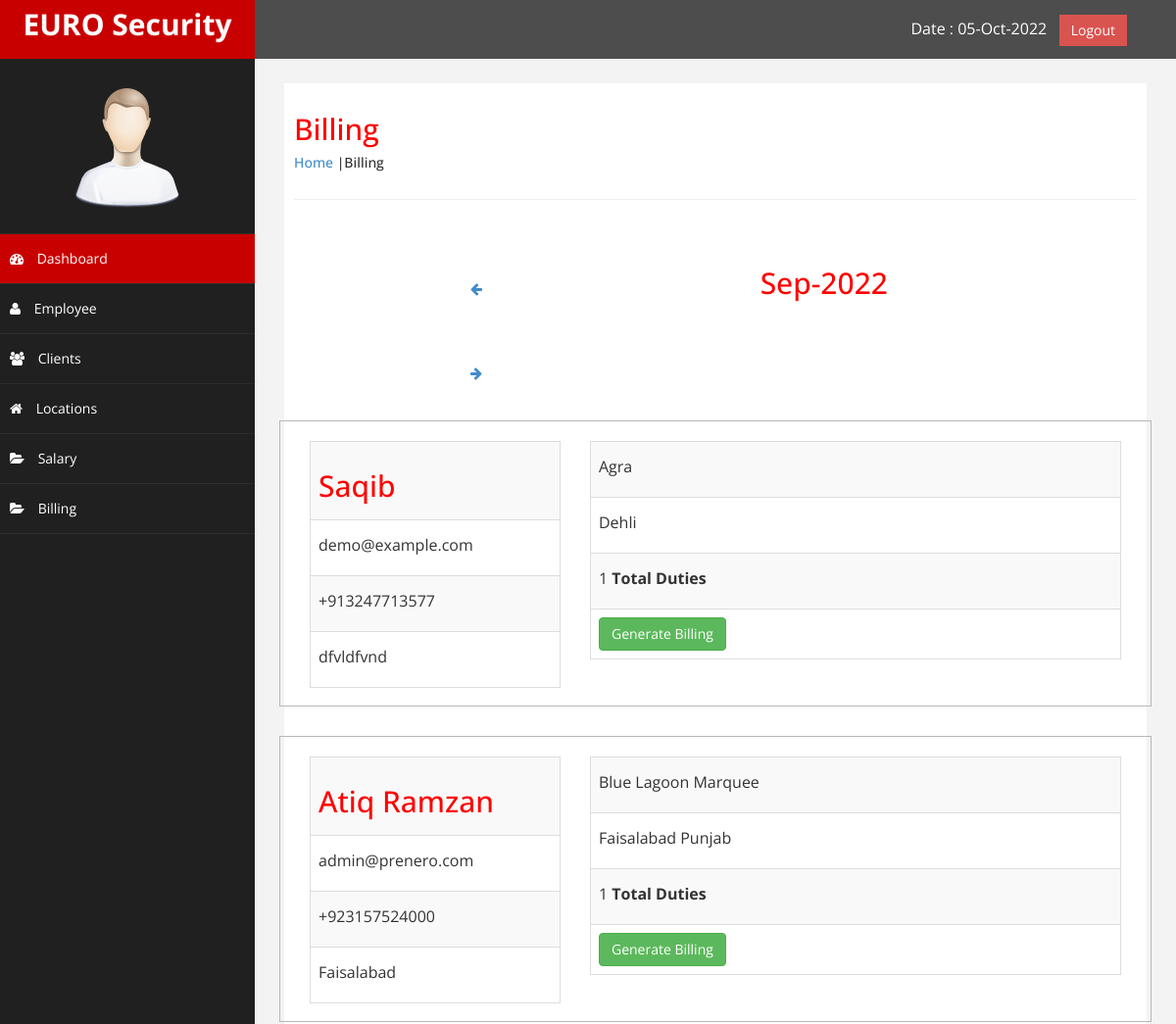
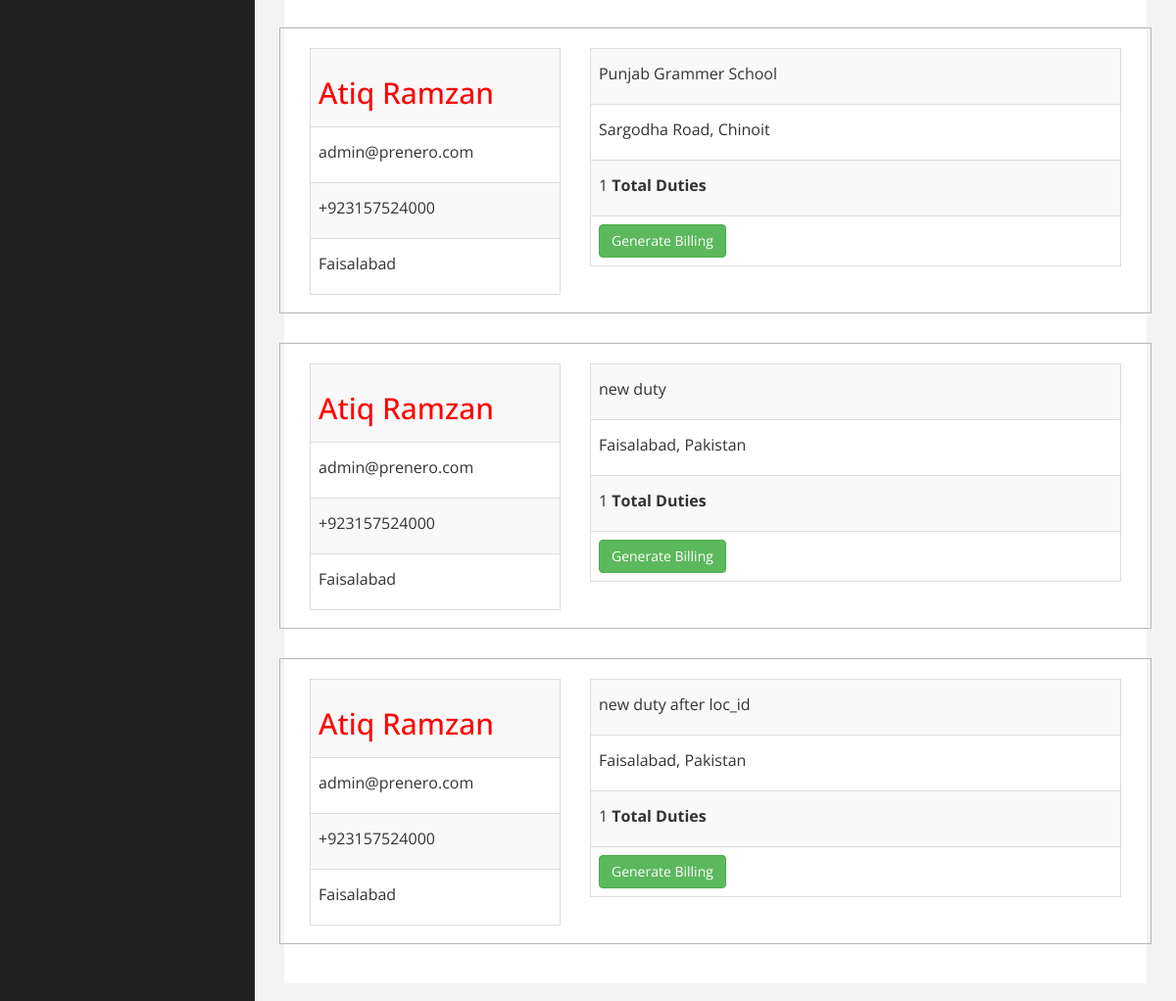
Page /billing.php (signed in) on the committed database (2 pictures, top to bottom).
### tables this page shows
CREATE TABLE `clients` (
  `client_id` int(55) NOT NULL,
  `client_name` varchar(255) NOT NULL,
  `client_email` varchar(255) NOT NULL,
  `client_phone` varchar(255) NOT NULL,
  `password` varchar(255) NOT NULL,
  `other_details` varchar(255) NOT NULL,
  `client_address` varchar(255) NOT NULL,
  `gst_num` varchar(20) NOT NULL,
  `pan_num` varchar(20) NOT NULL,
  `date_added` datetime NOT NULL
);

CREATE TABLE `locations` (
  `loc_id` int(55) NOT NULL,
  `duty_title` varchar(255) NOT NULL,
  `client_id` int(55) NOT NULL,
  `duty_address` varchar(255) NOT NULL,
  `duty_timing` varchar(20) NOT NULL,
  `guard_type` varchar(20) NOT NULL,
  `cost_client` varchar(20) NOT NULL,
  `date_added` date NOT NULL
);

### billing.php (the view, shortened to what this page needs)
<?php
include('config.php');
include ('header.php');
include('sidebar.php');
?>
  <div id="page-wrapper" >
	  <div id="page-inner">
		  <div class="row">
			  <div class="col-md-12">
				  <h2>Billing </h2>
				  <h5><a href="dashboard.php">Home</a> |Billing</h5>
			  </div>
		  </div>
		  <hr />
		  <div class="row">
			  <div class="col-md-12">
				  <ul class="area_arrow">
				  <li> <a href="#"><i class="fa fa-arrow-left" aria-hidden="true"></i> </a> </li>
					  <li>  <h2 align="center">Sep-2022</h2>  </li>
					  <li> <a href="#"><i class="fa fa-arrow-right" aria-hidden="true"></i> </a> </li>
				  </ul>
					</div>
				    <?php
								$sql = "SELECT
										clients.client_id,
										clients.client_name,
										clients.client_email,
										clients.client_phone,
										clients.`password`,
										clients.other_details,
										clients.client_address,
										clients.gst_num,
										clients.pan_num,
										clients.date_added,
										locations.loc_id,
										locations.client_id,
										locations.duty_title,
										locations.duty_address,
										locations.duty_timing,
										locations.guard_type,
										locations.cost_client,
										locations.date_added,
										duties.duty_id,
										duties.client_id,
										duties.duty_status,
										duties.employee_code
									FROM
										clients
										INNER JOIN
										locations
										INNER JOIN
										duties
									WHERE
										clients.client_id = locations.client_id AND
										duties.client_id = clients.client_id ";
								$result = $connect->query($sql);
									while($crow = mysqli_fetch_array($result)){
				  ?>
		   <div class="col-md-12" style="padding-bottom: 20px; padding-top: 20px; border: 1px solid #B7B7B7; margin-bottom: 30px;">
		  		<div class="col-lg-4 float-left" style="height: 250px;">
					<table class="table table-striped table-bordered table-hover">
					  <tbody>
						<tr>
						  <td><h2><?php echo $crow['client_name']; ?></h2></td>
						</tr>
						<tr>
						  <td><p><?php echo $crow['client_email']; ?> </p></td>
						</tr>
						<tr>
						  <td><p><?php echo $crow['client_phone']; ?> </p></td>
						</tr>
						<tr>
						  <td><p><?php echo $crow['client_address']; ?> </p></td>
						</tr>
					  </tbody>
					</table>
				  </div>
		  			<div class="col-lg-8 float-left" style="height: 250px;">
						<table class="table table-striped table-bordered table-hover">
						  <tbody>
							<tr>
							  <td><p><?php echo $crow['duty_title']; ?> </p></td>
							</tr>
							<tr>
							  <td><p><?php echo $crow['duty_address']; ?> </p></td>
							</tr>
							<tr>
                            <?php
							$myClientId = $crow['client_id'];
								$salaryquery=mysqli_query($connect,"select * from `duties` ");
												$myDuties = 0;
												while($salaryrow = mysqli_fetch_array($salaryquery)){
													if($salaryrow['duty_status'] == 'Present' && $salaryrow['client_id'] == $myClientId){
													$myDuties += 1;
													}
												}
							?>
							  <td> <p><?php echo $myDuties  ?> <strong>Total Duties</strong> </p></td>
							</tr>
							<tr>
							  <td><a href="client-details.php?client_id=<?php echo $crow['client_id'];?>"><input type="button" value="Generate Billing" class="btn btn-success"></a></td>
							</tr>
						  </tbody>
						</table>
				  </div>
				 </div>
		  <?php
									}
        ?>
                </div>
            </div>
    </div>
            </div>
<?php
include('footer.php');
?>

### header.php (shortened to what this page needs)
<!DOCTYPE html>
<html xmlns="http://www.w3.org/1999/xhtml">
<head>
    <link href="css/bootstrap.css" rel="stylesheet" />
    <link href="css/font-awesome.css" rel="stylesheet" />
    <link href="js/morris/morris-0.4.3.min.css" rel="stylesheet" />
    <link href="css/custom.css" rel="stylesheet" />
</head>
<body>
    <div id="wrapper">
        <nav class="navbar navbar-default navbar-cls-top " role="navigation" style="margin-bottom: 0">
            <div class="navbar-header">
                <a class="navbar-brand" href="dashboard.php">EURO Security</a>
            </div>
  <div style="color: white;
padding: 15px 50px 5px 50px;
float: right;
font-size: 16px;"> Date : <?php echo(date('d-M-Y')) ?> &nbsp; <a href="#" class="btn btn-danger square-btn-adjust">Logout</a> </div>
        </nav>

### sidebar.php
<nav class="navbar-default navbar-side" role="navigation">
          <div class="sidebar-collapse">
              <ul class="nav" id="main-menu">
		<li class="text-center">
                  <img src="img/find_user.png" class="user-image img-responsive"/>
			</li>
                  <li>
                      <a class="active-menu"  href="dashboard.php"><i class="fa fa-dashboard fa-1x"></i> Dashboard</a>
                  </li>
                  <li>
                      <a  href="employee.php"><i class="fa fa-user fa-1x"></i> Employee</a>
                  </li>
			<li>
                      <a   href="clients.php"><i class="fa fa-users fa-1x"></i> Clients</a>
                  </li>
                    <li  >
                      <a  href="locations.php"><i class="fa fa-home fa-1x"></i> Locations</a>
                  </li>
                  <li  >
                      <a  href="salary.php"><i class="fa fa-folder-open" aria-hidden="true"></i> Salary</a>
                  </li>
			 <li  >
                      <a  href="billing.php"><i class="fa fa-folder-open" aria-hidden="true"></i> Billing</a>
                  </li>
              </ul>
          </div>
      </nav>

### footer.php (shortened to what this page needs)
</body>
</html>

### css/custom.css (style rules this page uses)
body { font-family: 'Open Sans', sans-serif; }
#wrapper { width: 100%; background:#202020; }
#page-wrapper { padding: 15px 15px; min-height: 600px; background:#F3F3F3; }
#page-inner { width:100%; margin:10px 20px 10px 0px; background-color:#fff!important; padding:10px; min-height:1200px; }
.text-center { text-align:center; }
h2 { color: #f00; }
.square-btn-adjust { border: 0px solid transparent; -webkit-border-radius: 0px; -moz-border-radius: 0px; border-radius: 0px; }
p { font-size:16px; line-height:25px; padding-top:5px; }
a { text-decoration: none; }
.user-image { margin: 25px auto; -webkit-border-radius: 10px; -moz-border-radius: 10px; border-radius: 10px; max-height:170px; max-width:170px; }
.navbar-cls-top .navbar-brand { color: #fff; background: #C90000; width: 260px; text-align: center; height: 60px; font-size: 30px; font-weight: 700; }
.active-menu { background-color:#C90000!important; }
.sidebar-collapse , .sidebar-collapse .nav { background:none; }
.sidebar-collapse .nav { padding:0; }
.sidebar-collapse .nav > li > a { color:#fff; background:#202020; text-shadow:none; }
.sidebar-collapse > .nav > li > a { padding:15px 10px; }
.sidebar-collapse > .nav > li { border-bottom: 1px solid rgba(107, 108, 109, 0.19); }
.navbar-side { border:none; background-color: #202020; }
.navbar-cls-top { background:#4D4D4D; border-bottom:none; }
.navbar-default { border:0px solid black; }
.navbar-header { background: #A70303; }
.nav > li > a > i { margin-right:10px; }
@media (min-width:768px) { #page-wrapper { margin: 0 0 0 260px; padding: 15px 30px; min-height: 1200px; } }
@media (min-width:768px) { .navbar-side { z-index: 1; position: absolute; width: 260px; } }
@media (min-width:768px) { .navbar { border-radius: 0px; } }
.area_arrow { width: 100%; }
.area_arrow li { list-style-type: none; display: inline-block; padding: 2em 10em; }

### rows in the picture
clients: client_name "Saqib", client_email "demo@example.com", client_phone "+913247713577", client_address "dfvldfvnd", locations.duty_title "Agra", locations.duty_address "Dehli", myDuties "1"
clients: client_name "Atiq Ramzan", client_email "admin@prenero.com", client_phone "+923157524000", client_address "Faisalabad", locations.duty_title "Blue Lagoon Marquee", locations.duty_address "Faisalabad Punjab", myDuties "1", locations.duty_title "Punjab Grammer School", locations.duty_address "Sargodha Road, Chinoit", locations.duty_title "new duty", locations.duty_address "Faisalabad, Pakistan", locations.duty_title "new duty after loc_id"
